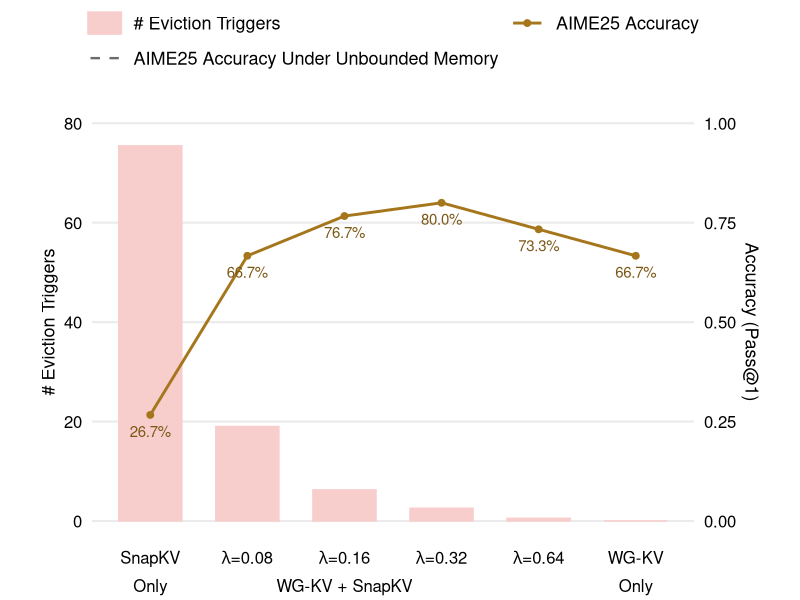

The R script that drew this image:
library(tidyverse)

label_map <- c(
  "Off" = "atop('SnapKV','Only')",
  "0.08" = "lambda*'='*0.08",
  "0.16" = "atop(lambda*'='*0.16,'WG-KV + SnapKV')",
  "0.32" = "lambda*'='*0.32",
  "0.64" = "lambda*'='*0.64",
  "1.28" = "atop('WG-KV','Only')"
)

baseline_accuracy <- read_csv("data/snapkv_no.csv") %>%
  filter(lambda == "Off") %>%
  pull(accuracy) %>%
  first()

left_breaks <- seq(0, 80, 20)
scale_factor <- max(left_breaks)

data <- read_csv("data/snapkv_4096.csv") %>%
  mutate(
    label = factor(lambda, levels = names(label_map), labels = unname(label_map)),
    accuracy_scaled = accuracy * scale_factor,
    accuracy_label = scales::percent(accuracy, accuracy = 0.1)
  )

plot <- ggplot(data, aes(x = label)) +
  geom_col(
    aes(y = num_evict, color = "# Eviction Triggers"),
    width = 0.65,
    fill = "#f8cecc"
  ) +
  geom_hline(
    aes(
      yintercept = baseline_accuracy * scale_factor,
      color = "AIME25 Accuracy Under Unbounded Memory"
    ),
    linewidth = 0.8,
    linetype = "dashed"
  ) +
  geom_line(
    aes(y = accuracy_scaled, color = "AIME25 Accuracy", group = 1),
    linewidth = 1
  ) +
  geom_point(
    aes(y = accuracy_scaled, color = "AIME25 Accuracy"),
    size = 2
  ) +
  geom_text(
    aes(y = accuracy_scaled, label = accuracy_label),
    colour = "#7b5715",
    vjust = 2.0,
    size = 3.8,
    show.legend = FALSE
  ) +
  scale_color_manual(
    values = c(
      "# Eviction Triggers" = "#f8cecc",
      "AIME25 Accuracy" = "#a6761d",
      "AIME25 Accuracy Under Unbounded Memory" = "#6b6b6b"
    ),
    breaks = c(
      "# Eviction Triggers",
      "AIME25 Accuracy",
      "AIME25 Accuracy Under Unbounded Memory"
    ),
    name = NULL
  ) +
  guides(
    color = guide_legend(order = 2, nrow = 2, byrow = TRUE)
  ) +
  scale_x_discrete(labels = function(x) parse(text = x)) +
  scale_y_continuous(
    name = "# Eviction Triggers",
    limits = c(0, scale_factor),
    breaks = left_breaks,
    labels = scales::label_comma(),
    sec.axis = sec_axis(
      ~ . / scale_factor,
      name = "Accuracy (Pass@1)",
      breaks = seq(0, 1, 0.25),
      labels = scales::label_number(accuracy = 0.01)
    )
  ) +
  theme_minimal(base_size = 16) +
  theme(
    axis.title.x = element_blank(),
    axis.title.y = element_text(size = 13, colour = "black"),
    axis.text.x = element_text(size = 12, colour = "black"),
    axis.text.y = element_text(size = 12, colour = "black"),
    legend.position = "top",
    legend.text = element_text(size = 13),
    legend.key.width = grid::unit(0.9, "cm"),
    panel.grid.minor = element_blank(),
    panel.grid.major.x = element_blank(),
    plot.margin = margin(0, 30, 0, 30)
  )

ggsave("snapkv_short.pdf", plot, width = 6.4, height = 3.2, units = "in")
